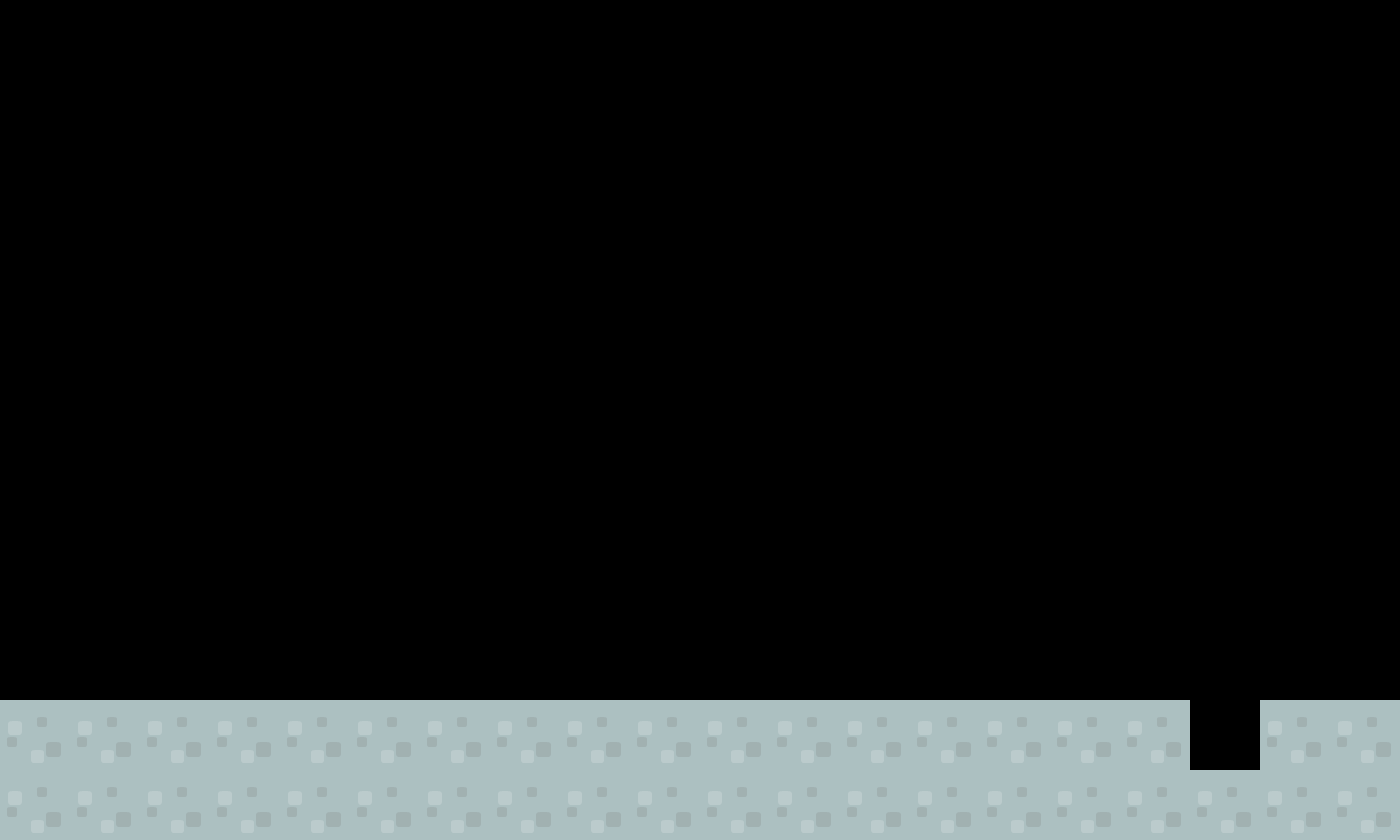

Below is a game level as drawn by its tile map, then a one-line description and the .tmx file that defines it, in full:
An orthogonal 20x12 tile map with 70x70 px tiles, 1 tile layer (Tile Layer 1).

<map version="1.2" tiledversion="1.2.5" orientation="orthogonal" renderorder="left-up" width="20" height="12" tilewidth="70" tileheight="70" infinite="0" nextlayerid="2" nextobjectid="1">
 <tileset firstgid="1" source="Tiles.tsx" />
 <layer id="1" name="Tile Layer 1" width="20" height="12">
  <data encoding="csv">
0,0,0,0,0,0,0,0,0,0,0,0,0,0,0,0,0,0,0,0,
0,0,0,0,0,0,0,0,0,0,0,0,0,0,0,0,0,0,0,0,
0,0,0,0,0,0,0,0,0,0,0,0,0,0,0,0,0,0,0,0,
0,0,0,0,0,0,0,0,0,0,0,0,0,0,0,0,0,0,0,0,
0,0,0,0,0,0,0,0,0,0,0,0,0,0,0,0,0,0,0,0,
0,0,0,0,0,0,0,0,0,0,0,0,0,0,0,0,0,0,0,0,
0,0,0,0,0,0,0,0,0,0,0,0,0,0,0,0,0,0,0,0,
0,0,0,0,0,0,0,0,0,0,0,0,0,0,0,0,0,0,0,0,
0,0,0,0,0,0,0,0,0,0,0,0,0,0,0,0,0,0,0,0,
0,0,0,0,0,0,0,0,0,0,0,0,0,0,0,0,0,0,0,0,
1,1,1,1,1,1,1,1,1,1,1,1,1,1,1,1,1,0,1,1,
1,1,1,1,1,1,1,1,1,1,1,1,1,1,1,1,1,1,1,1
</data>
 </layer>
</map>
